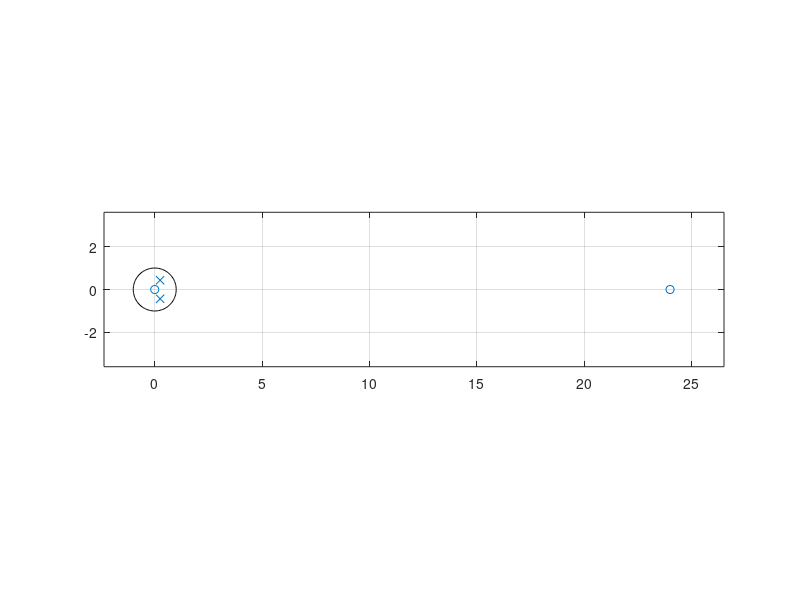

MATLAB code to generate this figure: (Note: this script raises an error after producing the figure.)
b = [ 1 -2 4];
a = [1 -0.5 0.25];[z,p,~] = tf2zp(b,a);
B = [ 1 -24];
A = [ 1 -0.5 0.25];
figure;
zplane(B,A);
B = [ 1 -2 4];
A=[1 -0.5 0.25];
k=0 :40;
h=impz(B,A,k);figure;
stem( k,h);
xlabel( "k ");
ylabel( 'h[k]') ;
title( 'Impulse response' );
[H, w]=freqz(B,A);
figure;
subplot(2,1,1)
plot(w/ pi,abs(H)) ;
xlabel( 'ang.freq.\Omega( rad/s) ');
ylabel('|H(e^j^\Omega)l ');
title( 'Magnitude response ' ) ;
subplot(2,1,2)
plot(w/ pi,angle(H));
xlabel( 'ang.freq. :Omega( rad / s) ') ;ylabel( 'Angle' ) ;
title( "Angle response " ) ;